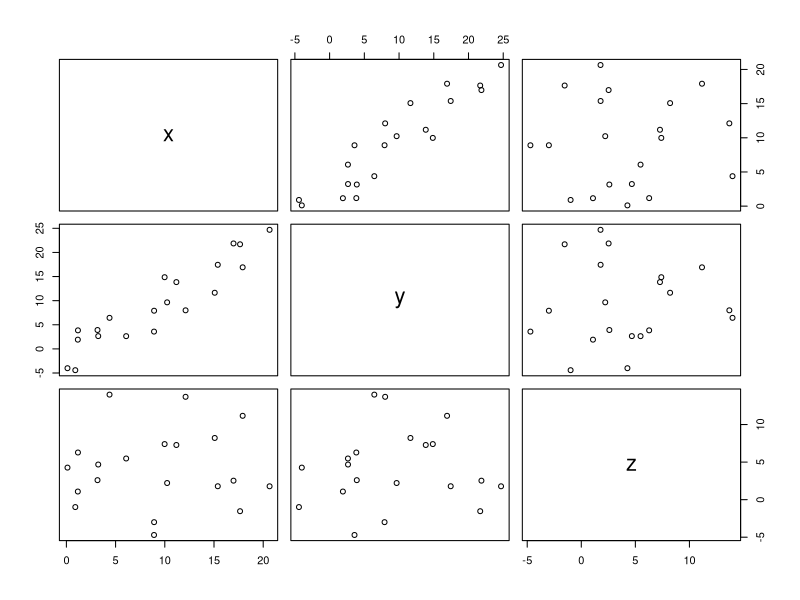
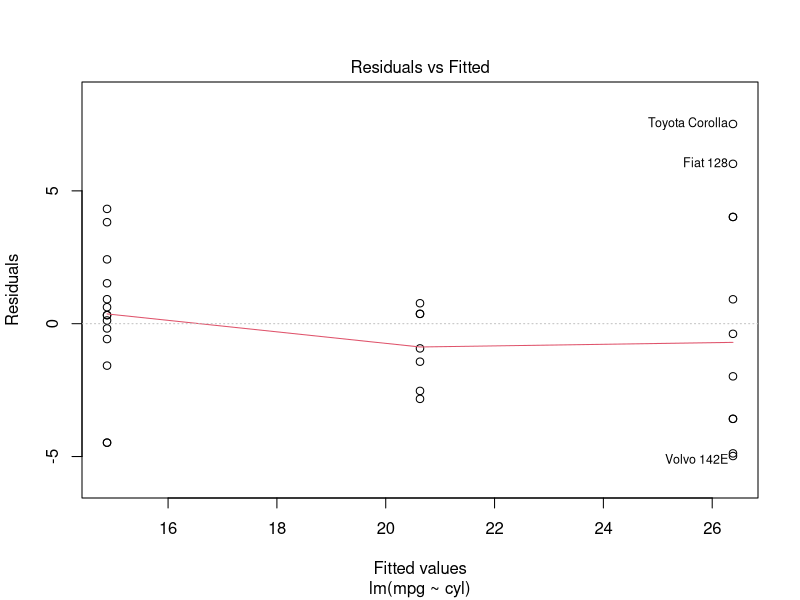
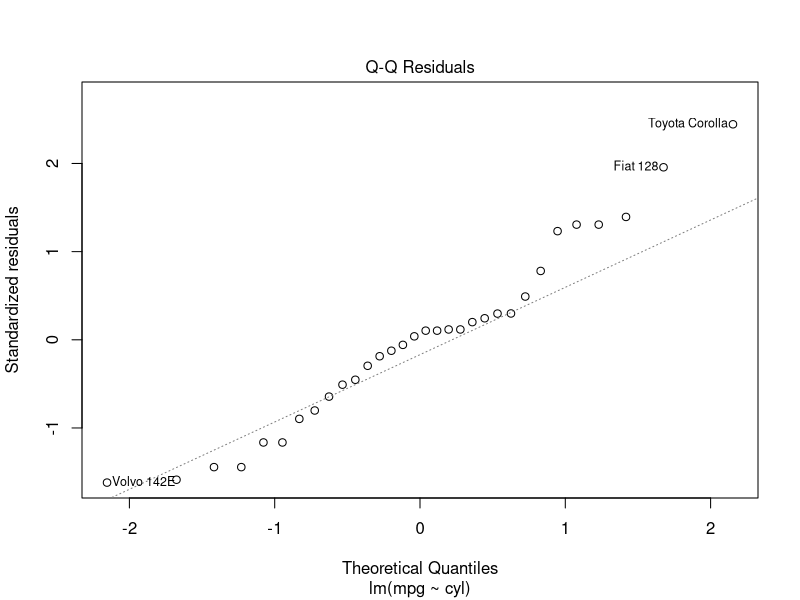
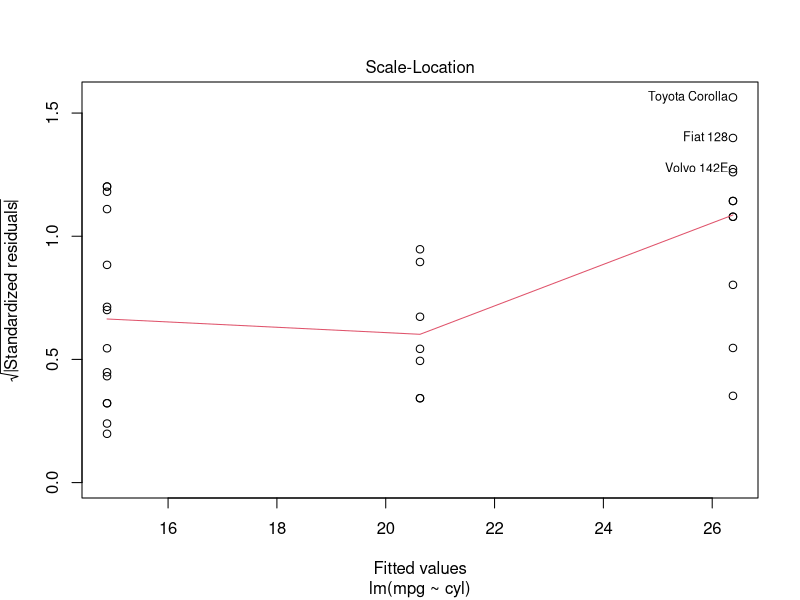
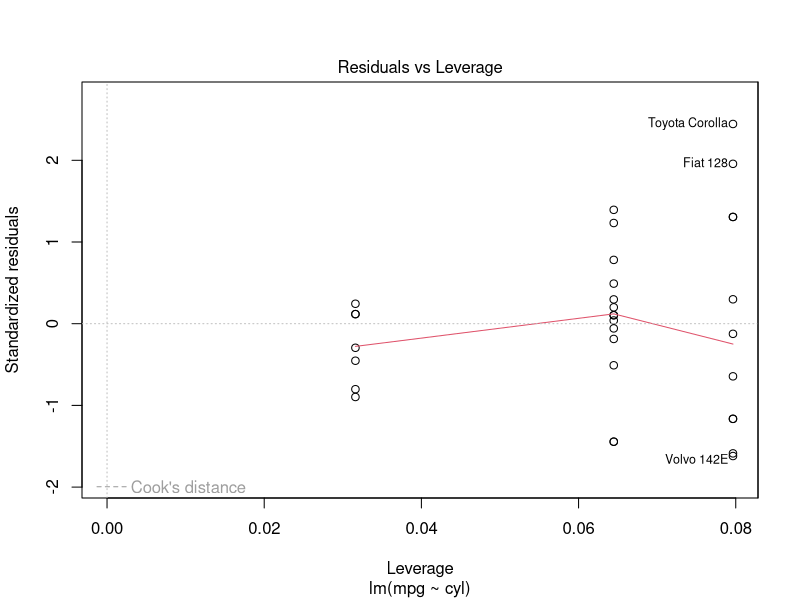
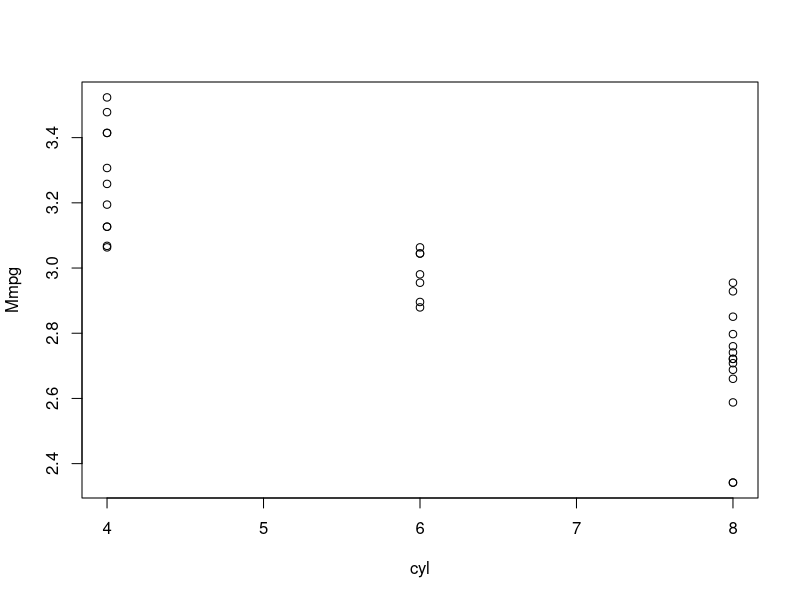

Here is the R script that generated these plots, in order:
#Correlation
x<-sample(1:20,20)+rnorm(10,sd=2)
y<-x+rnorm(10,sd=3)
z<-(sample(1:20,20)/2)+rnorm(20,sd=5)
df<-data.frame(x,y,z)
plot(df[,1:3])

cor(df,method="pearson")
cor(df[,1:3],method="spearman")

cor.test(df$x,df$y,method="pearson")
cor.test(df$x,df$y,method="spearman")

#Linear Regression
View(mtcars)
m1<-lm(mpg~cyl,data=mtcars)
summary(m1)

par(mfrow=c(2,2))
dev.off()
plot(m1)

#Transforming the data
mtcars$Mmpg<-log(mtcars$mpg)
plot(Mmpg~cyl,mtcars)
n<-rownames(mtcars)[mtcars$Mmpg!=min(mtcars$Mmpg[mtcars$cyl==8])]
mtcars2<-subset(mtcars,rownames(mtcars)%in%n)
model<-lm(Mmpg~cyl,mtcars2)
summary(model)




